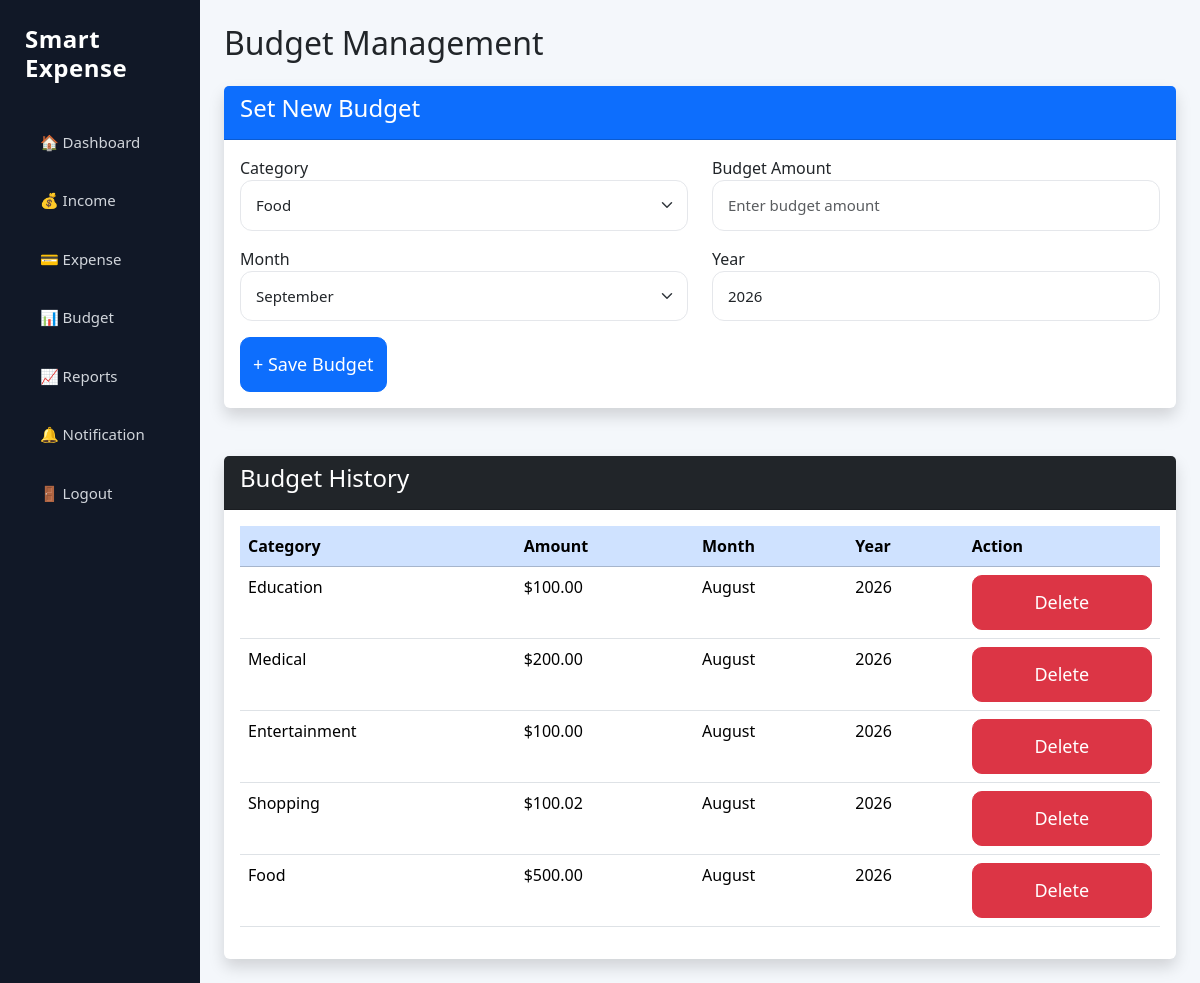
Page /budget.php (signed in) on the committed database.
### tables this page shows
CREATE TABLE `budget` (
  `budget_id` int(11) NOT NULL,
  `user_id` int(11) DEFAULT NULL,
  `category_id` int(11) DEFAULT NULL,
  `limit_amount` decimal(10,2) DEFAULT NULL,
  `month` varchar(20) DEFAULT NULL,
  `year` int(11) DEFAULT NULL
);

CREATE TABLE `category` (
  `category_id` int(11) NOT NULL,
  `category_name` varchar(100) NOT NULL,
  `description` text DEFAULT NULL
);

### budget.php (the view, shortened to what this page needs)
<?php
include "config/database.php";
$user_id = $_SESSION['user_id'];
$current_month = date("F");
$current_year = date("Y");
$category_query = mysqli_query($conn,
"SELECT * FROM category"
);
$budget_query = mysqli_query($conn,
"SELECT budget.*, category.category_name
FROM budget
JOIN category
ON budget.category_id = category.category_id
WHERE budget.user_id='$user_id'
ORDER BY budget_id DESC"
);
?>
<!DOCTYPE html>
<html>
<head>
<link href="https://cdn.jsdelivr.net/npm/bootstrap@5.3.3/dist/css/bootstrap.min.css" rel="stylesheet">
<link rel="stylesheet" href="css/style.css">
</head>
<body>
<div class="container-fluid">
<div class="row">
<div class="col-md-3 col-lg-2 sidebar" id="sidebar">
<h4>
Smart Expense
</h4>
<a href="dashboard.php">
🏠 Dashboard
</a>
<a href="income.php">
💰 Income
</a>
<a href="expense.php">
💳 Expense
</a>
<a href="budget.php">
📊 Budget
</a>
<a href="reports.php">
📈 Reports
</a>
<a href="notification.php">
🔔 Notification
</a>
<a href="logout.php">
🚪 Logout
</a>
</div>
<div class="col-md-9 col-lg-10 p-4">
<h2 class="mb-4">
Budget Management
</h2>
<div class="card shadow border-0 mb-5">
<div class="card-header bg-primary text-white">
<h4>
Set New Budget
</h4>
</div>
<div class="card-body">
<form method="POST">
<div class="row">
<div class="col-md-6 mb-3">
<label>
Category
</label>
<select name="category" class="form-select" required>
<?php while($cat=mysqli_fetch_assoc($category_query)){ ?>
<option value="<?php echo $cat['category_id']; ?>">
<?php echo $cat['category_name']; ?>
</option>
<?php } ?>
</select>
</div>
<div class="col-md-6 mb-3">
<label>
Budget Amount
</label>
<input type="number"
name="amount"
class="form-control"
placeholder="Enter budget amount"
min="1"
step="0.01"
required>
</div>
</div>
<div class="row">
<div class="col-md-6 mb-3">
<label>
Month
</label>
<select name="month" class="form-select" required>
<option value="September" <?php echo ($current_month=="September") ? "selected" : ""; ?>>
September
</option>
</select>
</div>
<div class="col-md-6 mb-3">
<label>
Year
</label>
<input type="number"
name="year"
class="form-control"
value="<?php echo $current_year; ?>"
min="2000"
max="2100"
required>
</div>
</div>
<button name="add_budget"
class="btn btn-primary">
+ Save Budget
</button>
</form>
</div>
</div>
<div class="card shadow border-0">
<div class="card-header bg-dark text-white">
<h4>
Budget History
</h4>
</div>
<div class="card-body table-responsive">
<table class="table table-hover">
<thead class="table-primary">
<tr>
<th>
Category
</th>
<th>
Amount
</th>
<th>
Month
</th>
<th>
Year
</th>
<th>
Action
</th>
</tr>
</thead>
<tbody>
<?php while($row=mysqli_fetch_assoc($budget_query)){ ?>
<tr>
<td>
<?php echo $row['category_name']; ?>
</td>
<td>
$<?php echo number_format($row['limit_amount'],2); ?>
</td>
<td>
<?php echo $row['month']; ?>
</td>
<td>
<?php echo $row['year']; ?>
</td>
<td>
<a href="budget.php?delete=<?php echo $row['budget_id']; ?>"
class="btn btn-danger btn-sm"
onclick="return confirm('Delete Budget?')">
Delete
</a>
</td>
</tr>
<?php } ?>
</tbody>
</table>
</div>
</div>
</div>
</div>
</div>
</body>
</html>

### css/style.css (style rules this page uses)
body { background:#f4f7fb; font-family:'Segoe UI', Tahoma, Geneva, Verdana, sans-serif; }
.sidebar { min-height:100vh; background:#111827; padding:25px; }
.sidebar h4 { color:white; font-weight:700; letter-spacing:.5px; margin-bottom:35px; }
.sidebar a { display:block; color:#d1d5db; text-decoration:none; padding:13px 15px; margin-bottom:10px; border-radius:10px; font-size:15px; transition:.3s; }
.form-control, .form-select { border:1px solid #e5e7eb; padding:13px 15px; border-radius:12px; font-size:15px; }
.btn { height:55px; display:flex; align-items:center; justify-content:center; font-size:18px; border-radius:10px; }

### rows in the picture
budget: category.category_name "Education", limit_amount "100.00", month "August", year "2026"
budget: category.category_name "Medical", limit_amount "200.00", month "August", year "2026"
budget: category.category_name "Entertainment", limit_amount "100.00", month "August", year "2026"
budget: category.category_name "Shopping", limit_amount "100.02", month "August", year "2026"
budget: category.category_name "Food", limit_amount "500.00", month "August", year "2026"

### other values in the picture
form field category "Food"
